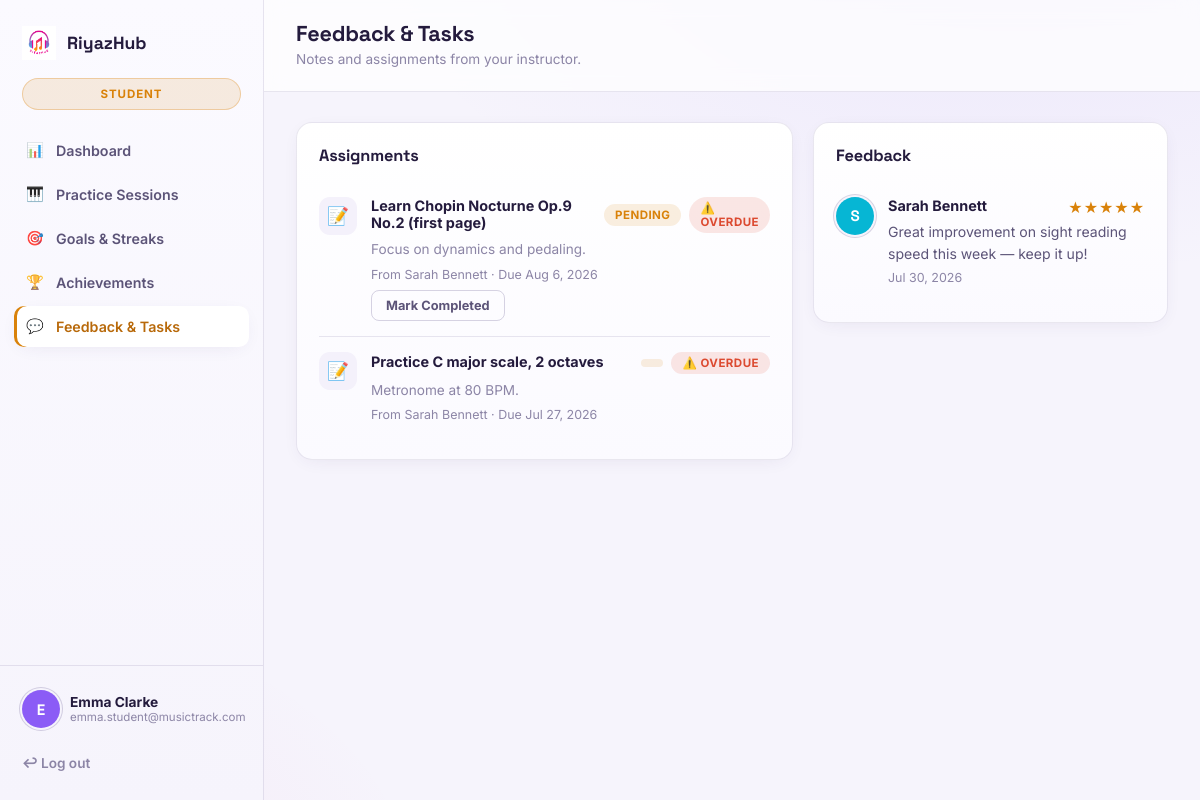
/student/feedback.php (signed in), run on the app's committed database.
### tables this page shows
CREATE TABLE assignments (
  id INT AUTO_INCREMENT PRIMARY KEY,

  instructor_id INT NOT NULL,
  student_id INT NOT NULL,

  title VARCHAR(150) NOT NULL,
  description TEXT,
  due_date DATE DEFAULT NULL,

   
  status ENUM(
    'pending',
    'submitted',
    'accepted',
    'rejected'
  ) NOT NULL DEFAULT 'pending',

   
  completed_at TIMESTAMP NULL DEFAULT NULL 
  COMMENT 'When student submitted completion',

   
  reviewed_at TIMESTAMP NULL DEFAULT NULL,
  instructor_feedback TEXT DEFAULT NULL,

   
  points INT DEFAULT 0,
  points_awarded BOOLEAN DEFAULT FALSE,

  created_at TIMESTAMP DEFAULT CURRENT_TIMESTAMP,

  CONSTRAINT fk_assign_instructor 
  FOREIGN KEY (instructor_id) REFERENCES users(id) 
  ON DELETE CASCADE,

  CONSTRAINT fk_assign_student 
  FOREIGN KEY (student_id) REFERENCES users(id) 
  ON DELETE CASCADE

);

CREATE TABLE users (
  id INT AUTO_INCREMENT PRIMARY KEY,
  full_name VARCHAR(120) NOT NULL,
  email VARCHAR(150) NOT NULL UNIQUE,
  password VARCHAR(255) NOT NULL,
  role ENUM('admin','instructor','student') NOT NULL DEFAULT 'student',
  instrument_id INT DEFAULT NULL,
  instructor_id INT DEFAULT NULL,           
  status ENUM('active','inactive') NOT NULL DEFAULT 'active',
  avatar_color VARCHAR(20) DEFAULT '#7c3aed',
  created_at TIMESTAMP DEFAULT CURRENT_TIMESTAMP,
  CONSTRAINT fk_users_instrument FOREIGN KEY (instrument_id) REFERENCES instruments(id) ON DELETE SET NULL,
  CONSTRAINT fk_users_instructor FOREIGN KEY (instructor_id) REFERENCES users(id) ON DELETE SET NULL
);

CREATE TABLE feedback (
  id INT AUTO_INCREMENT PRIMARY KEY,
  instructor_id INT NOT NULL,
  student_id INT NOT NULL,
  session_id INT DEFAULT NULL,
  message TEXT NOT NULL,
  rating TINYINT DEFAULT NULL COMMENT '1-5 star rating given alongside feedback, used in leaderboard scoring',
  created_at TIMESTAMP DEFAULT CURRENT_TIMESTAMP,
  CONSTRAINT fk_feedback_instructor FOREIGN KEY (instructor_id) REFERENCES users(id) ON DELETE CASCADE,
  CONSTRAINT fk_feedback_student FOREIGN KEY (student_id) REFERENCES users(id) ON DELETE CASCADE,
  CONSTRAINT fk_feedback_session FOREIGN KEY (session_id) REFERENCES practice_sessions(id) ON DELETE SET NULL
);

### includes/auth.php (called while the page is built, shortened)
<?php
function h($str) {
    return htmlspecialchars((string) $str, ENT_QUOTES, 'UTF-8');
}

### student/feedback.php (the view, shortened to what this page needs)
<?php
require_once __DIR__ . '/../includes/auth.php';
require_once __DIR__ . '/../includes/functions.php';
$db = getDB();
$studentId = $_SESSION['user_id'];
$stmt = $db->prepare('SELECT f.*, u.full_name AS instructor_name, u.avatar_color FROM feedback f
                       JOIN users u ON u.id = f.instructor_id
                       WHERE f.student_id = ? ORDER BY f.created_at DESC');
$stmt->execute([$studentId]);
$feedback = $stmt->fetchAll();
$stmt = $db->prepare('
    SELECT a.*, u.full_name AS instructor_name
    FROM assignments a
    JOIN users u ON u.id = a.instructor_id
    WHERE a.student_id = ?
    ORDER BY a.created_at DESC
');
$stmt->execute([$studentId]);
$assignments = $stmt->fetchAll();
require __DIR__ . '/../includes/sidebar.php';
?>
<div class="two-col">
  <div class="card">
    <div class="card-header"><h3>Assignments</h3></div>
    <?php if (!$assignments): ?>
      <div class="empty-state"><h3>No assignments yet</h3><p>Your instructor hasn't assigned any tasks.</p></div>
    <?php else: foreach ($assignments as $a): ?>
      <div class="list-item" style="align-items:flex-start;">
        <div class="li-icon">📝</div>
        <div style="flex:1">
          <div class="flex justify-between items-center">
            <div class="li-title"><?= h($a['title']) ?></div>
            <div class="flex gap-8 items-center">
              <?php
              $statusClass = match($a['status']) {
                  'accepted' => 'badge-success',
                  'submitted' => 'badge-warning',
                  'rejected' => 'badge-danger',
                  default => 'badge-gold'
              };
              ?>
              <span class="badge <?= $statusClass ?>">
                  <?= h(ucfirst($a['status'])) ?>
              </span>
              <?= renderAssignmentTimingBadge($a) ?>
            </div>
          </div>
          <p class="text-faint" style="font-size:.85rem; margin:6px 0;"><?= h($a['description']) ?></p>
          <div class="li-meta">From <?= h($a['instructor_name']) ?> <?php if($a['due_date']): ?>· Due <?= date('M j, Y', strtotime($a['due_date'])) ?><?php endif; ?></div>
            <?php if ($a['status'] === 'pending'): ?>
          <form action="assignment_action.php" method="POST" style="margin-top:8px;">
            <button type="submit" class="btn btn-outline btn-sm">Mark Completed</button>
          </form>
          <?php endif; ?>
        </div>
      </div>
    <?php endforeach; endif; ?>
  </div>
  <div class="card">
    <div class="card-header"><h3>Feedback</h3></div>
    <?php if (!$feedback): ?>
      <div class="empty-state"><h3>No feedback yet</h3><p>Check back after your next lesson.</p></div>
    <?php else: foreach ($feedback as $f): ?>
      <div class="list-item">
        <div class="avatar" style="background:<?= h($f['avatar_color']) ?>; width:38px;height:38px;"><?= h(strtoupper(substr($f['instructor_name'],0,1))) ?></div>
        <div>
          <div class="flex justify-between items-center">
            <div class="li-title"><?= h($f['instructor_name']) ?></div>
            <?= renderStars($f['rating']) ?>
          </div>
          <p style="margin:4px 0; font-size:.88rem; color:var(--text-dim);"><?= h($f['message']) ?></p>
          <div class="li-meta"><?= timeAgo($f['created_at']) ?></div>
        </div>
      </div>
    <?php endforeach; endif; ?>
  </div>
</div>
<?php require __DIR__ . '/../includes/footer.php'; ?>

### includes/functions.php (shortened to what this page needs)
<?php
function renderAssignmentTimingBadge($assignment) {
    $today = date('Y-m-d');
    if ($assignment['due_date'] < $today) {
        return '<span class="badge badge-danger">⚠️ Overdue</span>';
    }
    return '';
}
function renderStars($rating) {
    $rating = max(1, min(5, (int) $rating));
    $out = '<span style="color:var(--gold); letter-spacing:1px;">';
    $out .= str_repeat('★', $rating);
    $out .= '<span style="color:var(--line-strong);">' . str_repeat('★', 5 - $rating) . '</span>';
    $out .= '</span>';
    return $out;
}
function timeAgo($datetime) {
    $ts = strtotime($datetime);
    $diff = time() - $ts;
    return date('M j, Y', $ts);
}

### assets/css/style.css (style rules this page uses)
:root { --void: #f6f4fc; --stage: #fbfaff; --surface: #ffffff; --surface-2: #f4f1fb; --surface-3: #e9e3f6; --line: rgba(76, 61, 122, 0.12); --line-strong: rgba(76, 61, 122, 0.22); --gold: #d9820a; --gold-soft: rgba(217, 130, 10, 0.13); --magenta: #d43e8f; --magenta-soft:rgba(212, 62, 143, 0.13); --cyan: #0891b2; --cyan-soft: rgba(8, 145, 178, 0.13); --violet: #7c3aed; --success: #15966b; --warning: #d9820a; --danger: #dc4a30; --text: #241b3d; --text-dim: #5c5478; --text-faint: #8c85a6; --font-display: 'Space Grotesk', sans-serif; --font-body: 'Inter', sans-serif; --font-mono: 'Space Mono', monospace; --radius-sm: 10px; --radius-md: 16px; --radius-lg: 22px; --shadow-glow-gold: 0 0 0 1px rgba(217,130,10,.22), 0 8px 26px -10px rgba(217,130,10,.32); --shadow-glow-magenta: 0 0 0 1px rgba(212,62,143,.22), 0 8px 26px -10px rgba(212,62,143,.32); --shadow-card: 0 4px 20px -8px rgba(60,40,110,.12); }
*, *::before, *::after { box-sizing: border-box; }
html { scroll-behavior: smooth; }
body { margin:0; min-height:100vh; font-family: var(--font-body); background: radial-gradient(1100px 600px at 85% -10%, rgba(139,107,242,.10), transparent 60%), radial-gradient(900px 500px at -10% 110%, rgba(212,62,143,.08), transparent 60%), var(--void); color: var(--text); -webkit-font-smoothing: antialiased; }
h1,h2,h3,h4,h5 { font-family: var(--font-display); font-weight: 700; margin: 0 0 .4em; letter-spacing: -0.01em; color: var(--text); }
p { margin: 0 0 1em; color: var(--text-dim); line-height:1.6; }
.btn { display:inline-flex; align-items:center; justify-content:center; gap:8px; border:none; cursor:pointer; font-family:var(--font-body); font-weight:700; font-size:.92rem; padding: 12px 22px; border-radius: var(--radius-sm); transition: transform .15s ease, box-shadow .15s ease, background .15s ease, opacity .15s ease; white-space: nowrap; }
.btn-outline { background:transparent; color: var(--text-dim); border:1px solid var(--line-strong); }
.btn-sm { padding: 7px 14px; font-size:.8rem; border-radius: 8px; }
.avatar { width:38px; height:38px; border-radius:50%; flex-shrink:0; display:flex; align-items:center; justify-content:center; font-family: var(--font-display); font-weight:700; color:#fff; font-size:.95rem; box-shadow: 0 0 0 2px var(--void), 0 0 0 3px var(--line-strong); }
.card { background: linear-gradient(180deg, var(--surface), var(--stage)); border: 1px solid var(--line); border-radius: var(--radius-md); padding: 22px; box-shadow: var(--shadow-card); position:relative; }
.card-header { display:flex; align-items:center; justify-content:space-between; margin-bottom:16px; }
.card-header h3 { font-size:1.02rem; margin:0; }
.badge { display:inline-flex; align-items:center; gap:5px; padding: 4px 11px; border-radius: 999px; font-size:.72rem; font-weight:700; text-transform:uppercase; letter-spacing:.04em; }
.badge-gold { background: var(--gold-soft); color: var(--gold); }
.badge-danger { background: rgba(220,74,48,.13); color: var(--danger); }
.list-item { display:flex; gap:14px; padding: 15px 0; border-bottom: 1px solid var(--line); }
.list-item:last-child { border-bottom:none; }
.list-item .li-icon { width:38px; height:38px; border-radius:11px; flex-shrink:0; display:flex; align-items:center; justify-content:center; font-size:1.1rem; background: var(--surface-2); }
.list-item .li-title { font-weight:700; font-size:.9rem; margin-bottom:2px; color: var(--text); }
.list-item .li-meta { font-size:.78rem; color: var(--text-faint); }
.two-col { display:grid; grid-template-columns: 1.4fr 1fr; gap:20px; align-items:start; }
.text-faint { color: var(--text-faint); }
.flex { display:flex; }
.items-center { align-items:center; }
.justify-between { justify-content:space-between; }
.gap-8 { gap:8px; }
.content > * { animation: fadeUp .4s ease both; }

### data on the page
assignments: title "Learn Chopin Nocturne Op.9 No.2 (first page)", status "PENDING", shows "⚠️ OVERDUE", description "Focus on dynamics and pedaling.", instructor.full_name "Sarah Bennett", due_date "Aug 6, 2026"
assignments: title "Practice C major scale, 2 octaves", shows "⚠️ OVERDUE", description "Metronome at 80 BPM.", instructor.full_name "Sarah Bennett", due_date "Jul 27, 2026"
feedback: instructor.full_name "S", instructor.full_name "Sarah Bennett", rating "★★★★★", message "Great improvement on sight reading speed this week — keep it up!", created_at "Jul 30, 2026"

### other printed values
$roleLabels[$role] "STUDENT"
$item['ico'] "📊"
$item['label'] "Dashboard"
$item['ico'] "🎹"
$item['label'] "Practice Sessions"
$item['ico'] "🎯"
$item['label'] "Goals & Streaks"
$item['ico'] "🏆"
$item['label'] "Achievements"
$item['ico'] "💬"
$item['label'] "Feedback & Tasks"
substr($user['full_name'],0,1) "E"
$user['full_name'] "Emma Clarke"
$user['email'] "emma.student@musictrack.com"
$pageTitle "Feedback & Tasks"
